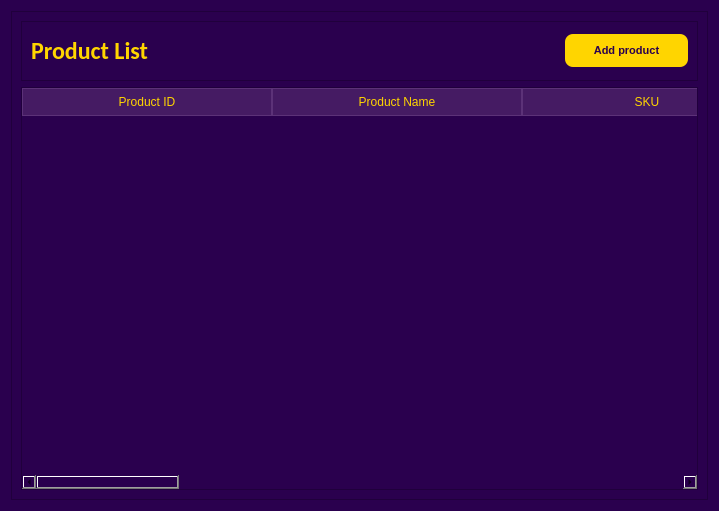
<?xml version="1.0" encoding="UTF-8"?>
<ui version="4.0">
 <class>Product_List</class>
 <widget class="QWidget" name="Product_List">
  <property name="geometry">
   <rect>
    <x>0</x>
    <y>0</y>
    <width>719</width>
    <height>511</height>
   </rect>
  </property>
  <property name="palette">
   <palette>
    <active>
     <colorrole role="WindowText">
      <brush brushstyle="SolidPattern">
       <color alpha="255">
        <red>255</red>
        <green>255</green>
        <blue>255</blue>
       </color>
      </brush>
     </colorrole>
     <colorrole role="Button">
      <brush brushstyle="SolidPattern">
       <color alpha="255">
        <red>42</red>
        <green>0</green>
        <blue>78</blue>
       </color>
      </brush>
     </colorrole>
     <colorrole role="Light">
      <brush brushstyle="SolidPattern">
       <color alpha="255">
        <red>63</red>
        <green>0</green>
        <blue>117</blue>
       </color>
      </brush>
     </colorrole>
     <colorrole role="Midlight">
      <brush brushstyle="SolidPattern">
       <color alpha="255">
        <red>52</red>
        <green>0</green>
        <blue>97</blue>
       </color>
      </brush>
     </colorrole>
     <colorrole role="Dark">
      <brush brushstyle="SolidPattern">
       <color alpha="255">
        <red>21</red>
        <green>0</green>
        <blue>39</blue>
       </color>
      </brush>
     </colorrole>
     <colorrole role="Mid">
      <brush brushstyle="SolidPattern">
       <color alpha="255">
        <red>28</red>
        <green>0</green>
        <blue>52</blue>
       </color>
      </brush>
     </colorrole>
     <colorrole role="Text">
      <brush brushstyle="SolidPattern">
       <color alpha="255">
        <red>255</red>
        <green>255</green>
        <blue>255</blue>
       </color>
      </brush>
     </colorrole>
     <colorrole role="BrightText">
      <brush brushstyle="SolidPattern">
       <color alpha="255">
        <red>255</red>
        <green>255</green>
        <blue>255</blue>
       </color>
      </brush>
     </colorrole>
     <colorrole role="ButtonText">
      <brush brushstyle="SolidPattern">
       <color alpha="255">
        <red>255</red>
        <green>255</green>
        <blue>255</blue>
       </color>
      </brush>
     </colorrole>
     <colorrole role="Base">
      <brush brushstyle="SolidPattern">
       <color alpha="255">
        <red>0</red>
        <green>0</green>
        <blue>0</blue>
       </color>
      </brush>
     </colorrole>
     <colorrole role="Window">
      <brush brushstyle="SolidPattern">
       <color alpha="255">
        <red>42</red>
        <green>0</green>
        <blue>78</blue>
       </color>
      </brush>
     </colorrole>
     <colorrole role="Shadow">
      <brush brushstyle="SolidPattern">
       <color alpha="255">
        <red>0</red>
        <green>0</green>
        <blue>0</blue>
       </color>
      </brush>
     </colorrole>
     <colorrole role="AlternateBase">
      <brush brushstyle="SolidPattern">
       <color alpha="255">
        <red>21</red>
        <green>0</green>
        <blue>39</blue>
       </color>
      </brush>
     </colorrole>
     <colorrole role="ToolTipBase">
      <brush brushstyle="SolidPattern">
       <color alpha="255">
        <red>255</red>
        <green>255</green>
        <blue>220</blue>
       </color>
      </brush>
     </colorrole>
     <colorrole role="ToolTipText">
      <brush brushstyle="SolidPattern">
       <color alpha="255">
        <red>0</red>
        <green>0</green>
        <blue>0</blue>
       </color>
      </brush>
     </colorrole>
     <colorrole role="PlaceholderText">
      <brush brushstyle="SolidPattern">
       <color alpha="127">
        <red>255</red>
        <green>255</green>
        <blue>255</blue>
       </color>
      </brush>
     </colorrole>
     <colorrole role="Accent">
      <brush brushstyle="SolidPattern">
       <color alpha="255">
        <red>0</red>
        <green>0</green>
        <blue>0</blue>
       </color>
      </brush>
     </colorrole>
    </active>
    <inactive>
     <colorrole role="WindowText">
      <brush brushstyle="SolidPattern">
       <color alpha="255">
        <red>255</red>
        <green>255</green>
        <blue>255</blue>
       </color>
      </brush>
     </colorrole>
     <colorrole role="Button">
      <brush brushstyle="SolidPattern">
       <color alpha="255">
        <red>42</red>
        <green>0</green>
        <blue>78</blue>
       </color>
      </brush>
     </colorrole>
     <colorrole role="Light">
      <brush brushstyle="SolidPattern">
       <color alpha="255">
        <red>63</red>
        <green>0</green>
        <blue>117</blue>
       </color>
      </brush>
     </colorrole>
     <colorrole role="Midlight">
      <brush brushstyle="SolidPattern">
       <color alpha="255">
        <red>52</red>
        <green>0</green>
        <blue>97</blue>
       </color>
      </brush>
     </colorrole>
     <colorrole role="Dark">
      <brush brushstyle="SolidPattern">
       <color alpha="255">
        <red>21</red>
        <green>0</green>
        <blue>39</blue>
       </color>
      </brush>
     </colorrole>
     <colorrole role="Mid">
      <brush brushstyle="SolidPattern">
       <color alpha="255">
        <red>28</red>
        <green>0</green>
        <blue>52</blue>
       </color>
      </brush>
     </colorrole>
     <colorrole role="Text">
      <brush brushstyle="SolidPattern">
       <color alpha="255">
        <red>255</red>
        <green>255</green>
        <blue>255</blue>
       </color>
      </brush>
     </colorrole>
     <colorrole role="BrightText">
      <brush brushstyle="SolidPattern">
       <color alpha="255">
        <red>255</red>
        <green>255</green>
        <blue>255</blue>
       </color>
      </brush>
     </colorrole>
     <colorrole role="ButtonText">
      <brush brushstyle="SolidPattern">
       <color alpha="255">
        <red>255</red>
        <green>255</green>
        <blue>255</blue>
       </color>
      </brush>
     </colorrole>
     <colorrole role="Base">
      <brush brushstyle="SolidPattern">
       <color alpha="255">
        <red>0</red>
        <green>0</green>
        <blue>0</blue>
       </color>
      </brush>
     </colorrole>
     <colorrole role="Window">
      <brush brushstyle="SolidPattern">
       <color alpha="255">
        <red>42</red>
        <green>0</green>
        <blue>78</blue>
       </color>
      </brush>
     </colorrole>
     <colorrole role="Shadow">
      <brush brushstyle="SolidPattern">
       <color alpha="255">
        <red>0</red>
        <green>0</green>
        <blue>0</blue>
       </color>
      </brush>
     </colorrole>
     <colorrole role="AlternateBase">
      <brush brushstyle="SolidPattern">
       <color alpha="255">
        <red>21</red>
        <green>0</green>
        <blue>39</blue>
       </color>
      </brush>
     </colorrole>
     <colorrole role="ToolTipBase">
      <brush brushstyle="SolidPattern">
       <color alpha="255">
        <red>255</red>
        <green>255</green>
        <blue>220</blue>
       </color>
      </brush>
     </colorrole>
     <colorrole role="ToolTipText">
      <brush brushstyle="SolidPattern">
       <color alpha="255">
        <red>0</red>
        <green>0</green>
        <blue>0</blue>
       </color>
      </brush>
     </colorrole>
     <colorrole role="PlaceholderText">
      <brush brushstyle="SolidPattern">
       <color alpha="127">
        <red>255</red>
        <green>255</green>
        <blue>255</blue>
       </color>
      </brush>
     </colorrole>
     <colorrole role="Accent">
      <brush brushstyle="SolidPattern">
       <color alpha="255">
        <red>0</red>
        <green>0</green>
        <blue>0</blue>
       </color>
      </brush>
     </colorrole>
    </inactive>
    <disabled>
     <colorrole role="WindowText">
      <brush brushstyle="SolidPattern">
       <color alpha="255">
        <red>21</red>
        <green>0</green>
        <blue>39</blue>
       </color>
      </brush>
     </colorrole>
     <colorrole role="Button">
      <brush brushstyle="SolidPattern">
       <color alpha="255">
        <red>42</red>
        <green>0</green>
        <blue>78</blue>
       </color>
      </brush>
     </colorrole>
     <colorrole role="Light">
      <brush brushstyle="SolidPattern">
       <color alpha="255">
        <red>63</red>
        <green>0</green>
        <blue>117</blue>
       </color>
      </brush>
     </colorrole>
     <colorrole role="Midlight">
      <brush brushstyle="SolidPattern">
       <color alpha="255">
        <red>52</red>
        <green>0</green>
        <blue>97</blue>
       </color>
      </brush>
     </colorrole>
     <colorrole role="Dark">
      <brush brushstyle="SolidPattern">
       <color alpha="255">
        <red>21</red>
        <green>0</green>
        <blue>39</blue>
       </color>
      </brush>
     </colorrole>
     <colorrole role="Mid">
      <brush brushstyle="SolidPattern">
       <color alpha="255">
        <red>28</red>
        <green>0</green>
        <blue>52</blue>
       </color>
      </brush>
     </colorrole>
     <colorrole role="Text">
      <brush brushstyle="SolidPattern">
       <color alpha="255">
        <red>21</red>
        <green>0</green>
        <blue>39</blue>
       </color>
      </brush>
     </colorrole>
     <colorrole role="BrightText">
      <brush brushstyle="SolidPattern">
       <color alpha="255">
        <red>255</red>
        <green>255</green>
        <blue>255</blue>
       </color>
      </brush>
     </colorrole>
     <colorrole role="ButtonText">
      <brush brushstyle="SolidPattern">
       <color alpha="255">
        <red>21</red>
        <green>0</green>
        <blue>39</blue>
       </color>
      </brush>
     </colorrole>
     <colorrole role="Base">
      <brush brushstyle="SolidPattern">
       <color alpha="255">
        <red>42</red>
        <green>0</green>
        <blue>78</blue>
       </color>
      </brush>
     </colorrole>
     <colorrole role="Window">
      <brush brushstyle="SolidPattern">
       <color alpha="255">
        <red>42</red>
        <green>0</green>
        <blue>78</blue>
       </color>
      </brush>
     </colorrole>
     <colorrole role="Shadow">
      <brush brushstyle="SolidPattern">
       <color alpha="255">
        <red>0</red>
        <green>0</green>
        <blue>0</blue>
       </color>
      </brush>
     </colorrole>
     <colorrole role="AlternateBase">
      <brush brushstyle="SolidPattern">
       <color alpha="255">
        <red>42</red>
        <green>0</green>
        <blue>78</blue>
       </color>
      </brush>
     </colorrole>
     <colorrole role="ToolTipBase">
      <brush brushstyle="SolidPattern">
       <color alpha="255">
        <red>255</red>
        <green>255</green>
        <blue>220</blue>
       </color>
      </brush>
     </colorrole>
     <colorrole role="ToolTipText">
      <brush brushstyle="SolidPattern">
       <color alpha="255">
        <red>0</red>
        <green>0</green>
        <blue>0</blue>
       </color>
      </brush>
     </colorrole>
     <colorrole role="PlaceholderText">
      <brush brushstyle="SolidPattern">
       <color alpha="127">
        <red>21</red>
        <green>0</green>
        <blue>39</blue>
       </color>
      </brush>
     </colorrole>
     <colorrole role="Accent">
      <brush brushstyle="SolidPattern">
       <color alpha="255">
        <red>30</red>
        <green>0</green>
        <blue>55</blue>
       </color>
      </brush>
     </colorrole>
    </disabled>
   </palette>
  </property>
  <property name="windowTitle">
   <string>Productlist</string>
  </property>
  <layout class="QVBoxLayout" name="verticalLayout_2">
   <item>
    <widget class="QFrame" name="frame_4">
     <property name="styleSheet">
      <string notr="true">background-color: rgb(42, 0, 78);</string>
     </property>
     <property name="frameShape">
      <enum>QFrame::Shape::StyledPanel</enum>
     </property>
     <property name="frameShadow">
      <enum>QFrame::Shadow::Raised</enum>
     </property>
     <layout class="QVBoxLayout" name="verticalLayout">
      <item>
       <widget class="QFrame" name="Header_frame">
        <property name="minimumSize">
         <size>
          <width>0</width>
          <height>60</height>
         </size>
        </property>
        <property name="frameShape">
         <enum>QFrame::Shape::StyledPanel</enum>
        </property>
        <property name="frameShadow">
         <enum>QFrame::Shadow::Raised</enum>
        </property>
        <layout class="QHBoxLayout" name="horizontalLayout_2">
         <item>
          <widget class="QLabel" name="label">
           <property name="font">
            <font>
             <family>Calibri</family>
             <pointsize>18</pointsize>
             <bold>true</bold>
            </font>
           </property>
           <property name="styleSheet">
            <string notr="true">color: #FFD500</string>
           </property>
           <property name="text">
            <string>Product List</string>
           </property>
          </widget>
         </item>
         <item>
          <spacer name="horizontalSpacer">
           <property name="orientation">
            <enum>Qt::Orientation::Horizontal</enum>
           </property>
           <property name="sizeHint" stdset="0">
            <size>
             <width>476</width>
             <height>20</height>
            </size>
           </property>
          </spacer>
         </item>
         <item>
          <widget class="QPushButton" name="addProduct">
           <property name="minimumSize">
            <size>
             <width>123</width>
             <height>30</height>
            </size>
           </property>
           <property name="styleSheet">
            <string notr="true">QPushButton#addProduct {
    background-color: #FFD500;
    color: #2A004E;
    border-radius: 8px;
    font-weight: bold;
    font-size: 11px;
    border: none;
    padding: 10px 20px;
}

QPushButton#addProduct:hover {
    background-color: #E6C200; 
}

QPushButton#addProduct:pressed {
    background-color: #CCAC00; 
}</string>
           </property>
           <property name="text">
            <string>Add product</string>
           </property>
           <property name="icon">
            <iconset>
             <normaloff>../assets/AddProduct_icon.svg</normaloff>../assets/AddProduct_icon.svg</iconset>
           </property>
          </widget>
         </item>
        </layout>
       </widget>
      </item>
      <item>
       <widget class="QTableWidget" name="tableWidget">
        <property name="styleSheet">
         <string notr="true">QTableWidget {
    background-color: #2A004E; 
    gridline-color: #5C3278;   
    color: #E0C2FF;             
    selection-background-color: #FFD500; 
    selection-color: #2A004E;           
}

QHeaderView::section {
    background-color: #451B63; 
    color: #FFD500;            
    border: 1px solid #5C3278;
    padding: 4px;
}

QTableWidget::item:hover {
    background-color: #3A105A; 
}</string>
        </property>
        <property name="showGrid">
         <bool>false</bool>
        </property>
        <attribute name="horizontalHeaderDefaultSectionSize">
         <number>250</number>
        </attribute>
        <column>
         <property name="text">
          <string>Product ID</string>
         </property>
        </column>
        <column>
         <property name="text">
          <string>Product Name</string>
         </property>
        </column>
        <column>
         <property name="text">
          <string>SKU</string>
         </property>
        </column>
        <column>
         <property name="text">
          <string>Category</string>
         </property>
        </column>
        <column>
         <property name="text">
          <string>Price</string>
         </property>
        </column>
        <column>
         <property name="text">
          <string>Stock</string>
         </property>
        </column>
        <column>
         <property name="text">
          <string>Status</string>
         </property>
        </column>
        <column>
         <property name="text">
          <string>Warraty</string>
         </property>
        </column>
        <column>
         <property name="text">
          <string>Action</string>
         </property>
        </column>
       </widget>
      </item>
     </layout>
    </widget>
   </item>
  </layout>
 </widget>
 <resources/>
 <connections/>
</ui>
